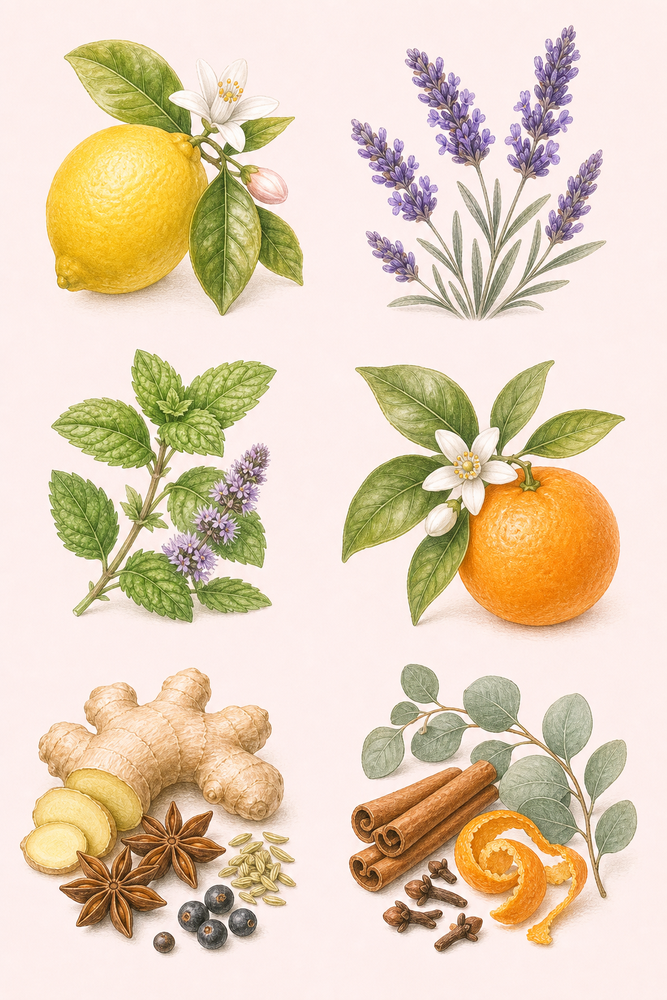
#> input picture assets/img/guide/macro-sheets/atlante-uno.png, 667 x 1000 px, shrunk from 1024 x 1536 before the run
$ python prepare_guide_macros.py
#> lines starting #> are read from the running program, lines starting #| are printed output that depends on the picture
#!/usr/bin/env python3
"""Split Imagen botanical sheets into softly transparent guide assets."""

from __future__ import annotations

import shutil
from pathlib import Path

from PIL import Image, ImageChops, ImageDraw, ImageFilter


ROOT = Path(__file__).resolve().parents[1]
SHEETS = ROOT / "assets/img/guide/macro-sheets"
OUTPUT = ROOT / "assets/img/guide/macros-v1"

SHEET_CONTENT = {
    "atlante-uno.png": [
        "limone", "lavanda", "menta-piperita", "arancio", "digize", "thieves",
    ],
    "atlante-due.png": [
        "purification", "rc", "blue-relief", "copaiba", "stress-away", "frankincense",
    ],
}


def transparent_paper(image: Image.Image) -> Image.Image:
    rgb = image.convert("RGB")
    samples = [rgb.getpixel((8, 8)), rgb.getpixel((rgb.width - 9, 8)),
               rgb.getpixel((8, rgb.height - 9)), rgb.getpixel((rgb.width - 9, rgb.height - 9))]
    paper = tuple(sum(pixel[channel] for pixel in samples) // len(samples) for channel in range(3))
    background = Image.new("RGB", rgb.size, paper)
    difference = ImageChops.difference(rgb, background).convert("L")
    alpha = difference.point(lambda value: 0 if value < 8 else 255 if value > 34 else int((value - 8) * 255 / 26))
    alpha = alpha.filter(ImageFilter.GaussianBlur(2.2))

    feather = Image.new("L", rgb.size, 255)
    border = 26
    feather = Image.new("L", rgb.size, 0)
    feather_draw = ImageDraw.Draw(feather)
    for inset in range(border):
        value = int(255 * inset / border)
        feather_draw.rectangle((inset, inset, rgb.width - 1 - inset, rgb.height - 1 - inset), fill=value)
    alpha = ImageChops.multiply(alpha, feather.filter(ImageFilter.GaussianBlur(5)))
    result = rgb.convert("RGBA")
    result.putalpha(alpha)
    return result


def main() -> None:
    if OUTPUT.exists():
        shutil.rmtree(OUTPUT)
    OUTPUT.mkdir(parents=True, exist_ok=True)

    for sheet_name, names in SHEET_CONTENT.items():
        with Image.open(SHEETS / sheet_name) as opened:
#> opened is the input picture: PIL image 667x1000 RGB; mean R, G, B 227.3, 208.8, 184.2
            sheet = opened.convert("RGB")
        cell_width = sheet.width // 2
#> cell_width = 333
        cell_height = sheet.height // 3
#> cell_height = 333
        for index, name in enumerate(names):
            column = index % 2
            row = index // 2
            pad_x, pad_y = 20, 18
            crop = sheet.crop((
                column * cell_width + pad_x,
                row * cell_height + pad_y,
                (column + 1) * cell_width - pad_x,
                (row + 1) * cell_height - pad_y,
            ))
            asset = transparent_paper(crop)
            asset.save(OUTPUT / f"{name}.png", "PNG", optimize=True)
            print(f"Prepared macro: {name}")
#> this loop made 6 passes
#> paper in transparent_paper on passes 1 to 6: (253, 239, 237), (254, 239, 237), (253, 240, 238), (253, 239, 237), (253, 238, 237), (253, 238, 236)
#> pass 1, in main, `crop = sheet.crop(( column * cell_width + pad_x, row * cell_height + p..`:
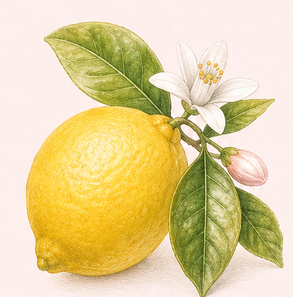
#> crop: PIL image 293x297 RGB; mean R, G, B 226.7, 208.5, 154.4
#> pass 1, in transparent_paper, `background = Image.new("RGB", rgb.size, paper)`:
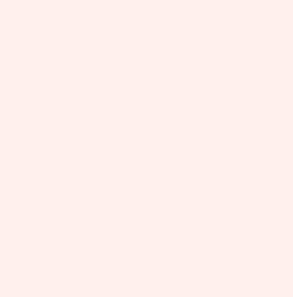
#> background: PIL image 293x297 RGB; mean R, G, B 253, 239, 237
#> pass 1, in transparent_paper, `difference = ImageChops.difference(rgb, background).convert("L")`:
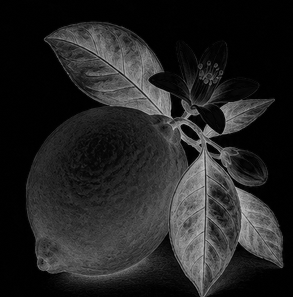
#> difference: PIL image 293x297 L; min 0, max 208, mean 35.9
#> pass 1, in transparent_paper, `alpha = difference.point(lambda value: 0 if value < 8 else 255 if valu..`:
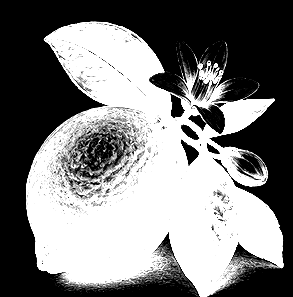
#> alpha: PIL image 293x297 L; min 0, max 255, mean 123.9
#> after the loop:
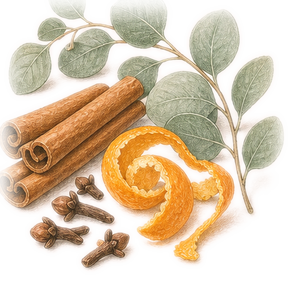
#> asset: PIL image 293x297 RGBA; mean R, G, B, A 214.6, 188.9, 160.7, 127.9; transparent parts drawn white
#> after the loop:
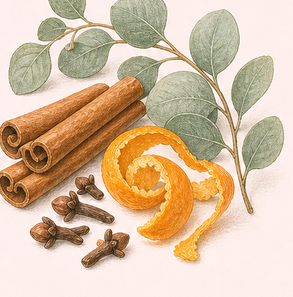
#> crop: PIL image 293x297 RGB; mean R, G, B 214.6, 188.9, 160.7
#> pass 2 of the loop in main, `for sheet_name, names in SHEET_CONTENT.items():`:
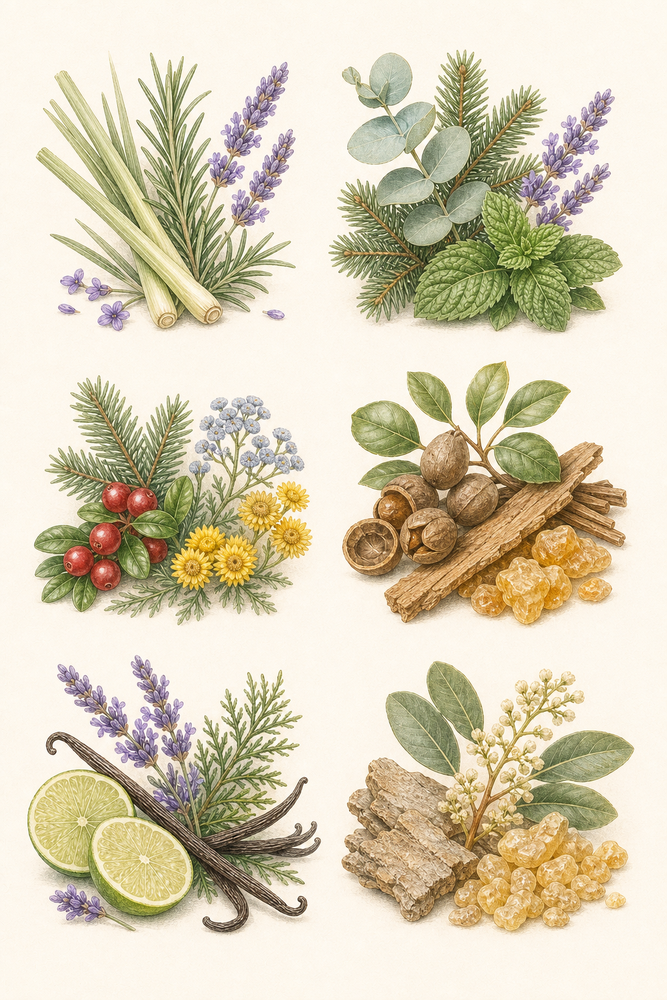
#> input picture assets/img/guide/macro-sheets/atlante-due.png, 667 x 1000 px, shrunk from 1024 x 1536 before the run
#> in main, opened is the input picture: PIL image 667x1000 RGB; mean R, G, B 216.8, 207.7, 182.9
#> the loop in main, `for index, name in enumerate(names):` made 6 passes
#> paper in transparent_paper on passes 1 to 6: (253, 248, 237), (244, 239, 223), (253, 248, 239), (253, 247, 239), (253, 248, 238), (253, 247, 237)
#> pass 1, in transparent_paper (call 7), `alpha = difference.point(lambda value: 0 if value < 8 else 255 if valu..`:
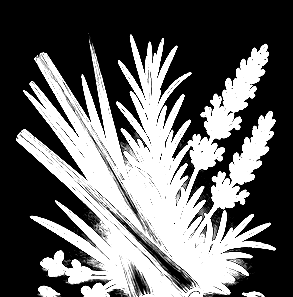
#> alpha: PIL image 293x297 L; min 0, max 255, mean 101.3
#> after the loop in main, `for index, name in enumerate(names):`:
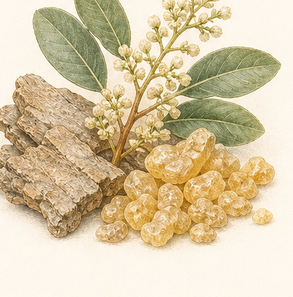
#> crop: PIL image 293x297 RGB; mean R, G, B 215.6, 199.3, 165.1


if __name__ == "__main__":
    main()
